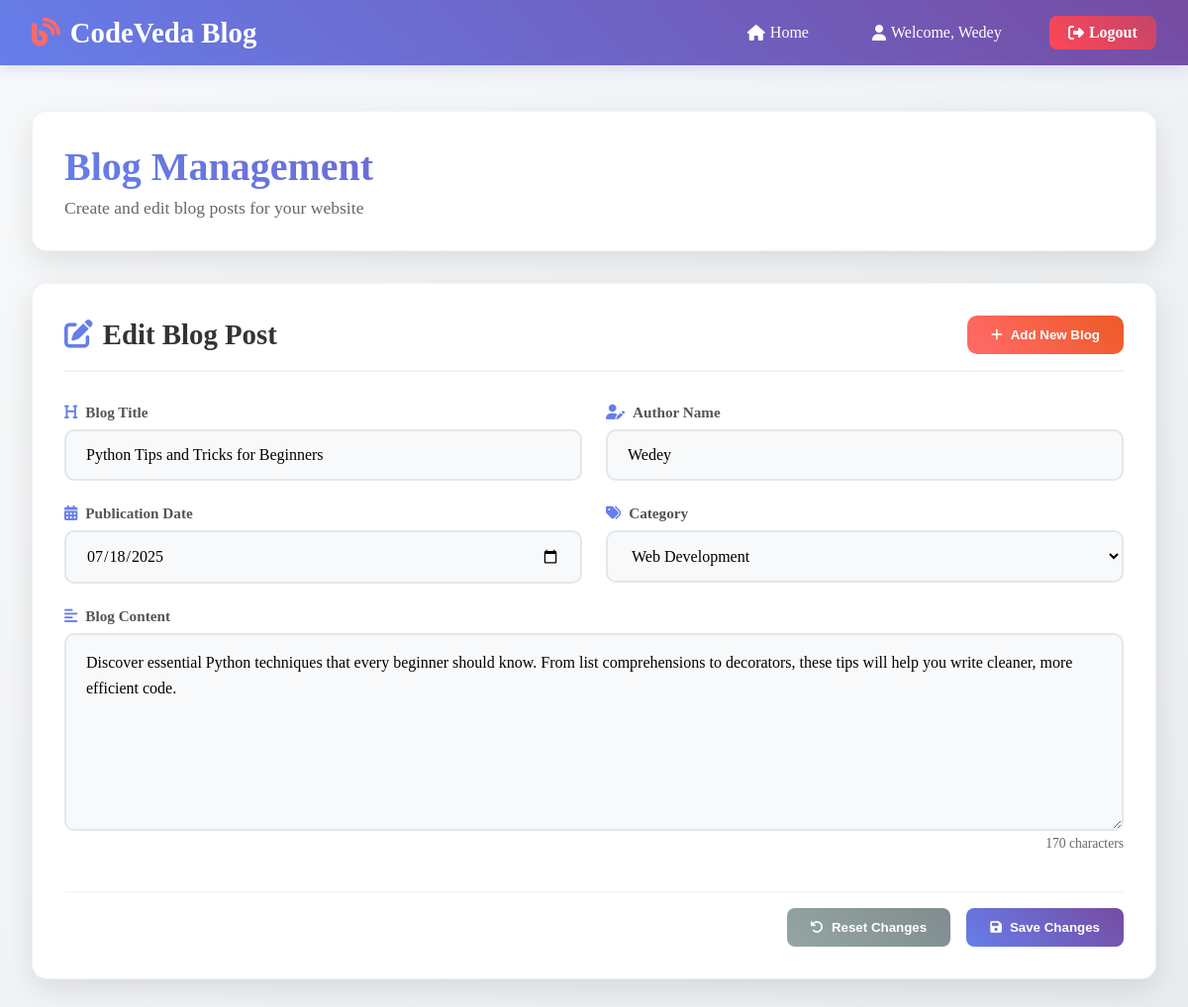
/editpost/1/ (signed in), run on the app's committed database.
### app/models.py (models this page shows)
class AuthUser(AbstractUser):
    password = models.CharField(max_length=128)
    last_login = models.DateTimeField(blank=True, null=True)
    is_superuser = models.BooleanField()
    username = models.CharField(unique=True, max_length=150)
    last_name = models.CharField(max_length=150)
    email = models.CharField(max_length=254,unique=True)
    is_staff = models.BooleanField()
    is_active = models.BooleanField(default=True)
    date_joined = models.DateTimeField(auto_now=True)
    first_name = models.CharField(max_length=150)
    class Meta:
        managed = True
        db_table = 'auth_user'

class blogPost(models.Model):
    title = models.CharField(max_length=200)
    content = models.TextField()
    cartegory = models.CharField(max_length=100)
    author = models.ForeignKey(AuthUser, on_delete=models.CASCADE)
    created_at = models.DateTimeField(auto_now_add=True)
    updated_at = models.DateTimeField(auto_now=True)
    class Meta:
        managed = True
        db_table = 'blog_post'

### app/views.py (the view)
# urls.py: path('editpost/<int:post_id>/', views.editpost_view, name='editpost'),
@login_required
@staff_member_required
def editpost_view(request, post_id):
    return edit_post_view_handler(request, post_id)

### app/utils.py (called while the page is built)
def edit_post_view_handler(request, post_id):
    try:
        post = blogPost.objects.get(id=post_id)
    except blogPost.DoesNotExist:
        return render(request, 'blog.html', {'error': 'Post not found'})
    if request.method == 'POST':
        post.title = request.POST.get('title')
        post.content = request.POST.get('content')
        post.save()
        return render(request, 'blog.html', {'success_message': 'Post updated successfully', 'post': post})
    return render(request, 'blog.html', {'post': post, 'edit_mode': True})

### app/templates/blog.html (shortened to what this page needs)
<!DOCTYPE html>
<html lang="en">
<head>
    <link rel="stylesheet" href="https://cdnjs.cloudflare.com/ajax/libs/font-awesome/6.4.0/css/all.min.css">
</head>
<body>
    <nav class="navbar">
        <div class="nav-container">
            <a href="{% url 'home' %}" class="logo">
                <i class="fas fa-blog"></i>
                CodeVeda Blog
            </a>
            <ul class="nav-menu">
                <li class="nav-item">
                    <a href="{% url 'home' %}" class="nav-link">
                        <i class="fas fa-home"></i>
                        Home
                    </a>
                </li>
                <li class="nav-item">
                    <a href="#" class="nav-link">
                        <i class="fas fa-user"></i>
                        Welcome, {{ user.username|title }}
                    </a>
                </li>
                <li class="nav-item">
                    <a href="{% url 'logout' %}" class="nav-link btn-danger">
                        <i class="fas fa-sign-out-alt"></i>
                        Logout
                    </a>
                </li>
            </ul>
        </div>
    </nav>
    <main class="main-content">
        <div class="page-header">
            <h1 class="page-title">Blog Management</h1>
            <p class="page-subtitle">Create and edit blog posts for your website</p>
        </div>
        <div class="form-container{% if not post %} hidden{% endif %}" id="editForm">
            <div class="form-header">
                <h2 class="form-title">
                    <i class="fas fa-edit"></i>
                    {% if post %}Edit Blog Post{% else %}Blog Management{% endif %}
                </h2>
                <button type="button" class="toggle-btn" onclick="toggleToNewForm()">
                    <i class="fas fa-plus"></i>
                    Add New Blog
                </button>
            </div>
            {% if post %}
            <form class="blog-form" id="editBlogForm" method="post" action="{% url 'editpost' post.id %}">
            {% else %}
            <form class="blog-form" id="editBlogForm" method="post" action="#" style="display: none;">
            {% endif %}
                <div class="form-row">
                    <div class="form-group">
                        <label class="form-label" for="editTitle">
                            <i class="fas fa-heading"></i>
                            Blog Title
                        </label>
                        <input type="text"
                               id="editTitle"
                               name="title"
                               class="form-input"
                               value="{% if post %}{{ post.title }}{% else %}Building Modern Web Applications with Django and React{% endif %}"
                               required>
                    </div>
                    <div class="form-group">
                        <label class="form-label" for="editAuthor">
                            <i class="fas fa-user-edit"></i>
                            Author Name
                        </label>
                        <input type="text"
                               id="editAuthor"
                               name="author"
                               class="form-input"
                               value="{% if post %}{{ post.author.username|title }}{% else %}{{ user.username|title }}{% endif %}"
                               readonly>
                    </div>
                </div>
                <div class="form-row">
                    <div class="form-group">
                        <label class="form-label" for="editDate">
                            <i class="fas fa-calendar-alt"></i>
                            Publication Date
                        </label>
                        <input type="date"
                               id="editDate"
                               name="date"
                               class="form-input"
                               value="2025-07-18"
                               required>
                    </div>
                    <div class="form-group">
                        <label class="form-label" for="editCategory">
                            <i class="fas fa-tags"></i>
                            Category
                        </label>
                        <select id="editCategory" name="category" class="form-input" required>
                            <option value="web-development" selected>Web Development</option>
                        </select>
                    </div>
                </div>
                <div class="form-group full-width">
                    <label class="form-label" for="editContent">
                        <i class="fas fa-align-left"></i>
                        Blog Content
                    </label>
                    <textarea id="editContent"
                              name="content"
                              class="form-textarea"
                              placeholder="Write your blog content here..."
                              required>{% if post %}{{ post.content }}{% endif %}</textarea>
                    <div class="char-count" id="editCharCount">0 characters</div>
                </div>
                <div class="form-actions">
                    <button type="button" class="btn btn-secondary" onclick="resetEditForm()">
                        <i class="fas fa-undo"></i>
                        Reset Changes
                    </button>
                    <button type="submit" class="btn btn-primary">
                        <i class="fas fa-save"></i>
                        Save Changes
                    </button>
                </div>
            </form>
        </div>
    </main>
</body>
</html>

### data on the page
blogPost: title "Python Tips and Tricks for Beginners", author "Wedey", content "Discover essential Python techniques that every beginner should know. From list comprehensions to decorators, these tips will help you write cleaner, more efficient code."

### other printed values
{{ user.username|title }} "Wedey"
